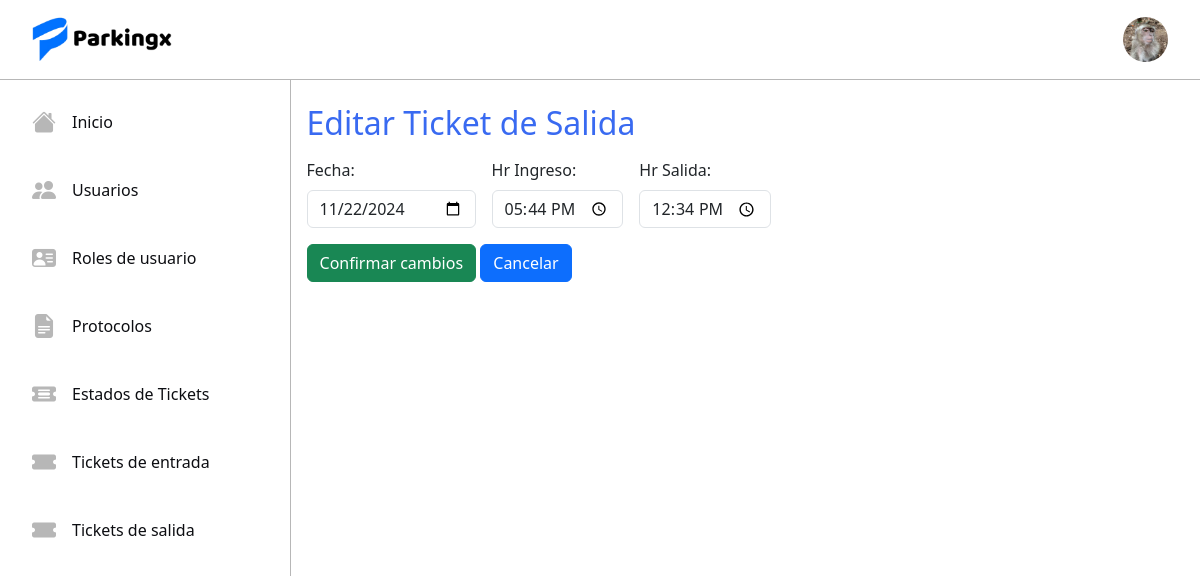
The app's page /ticketSUpdate/7/ (signed in) with its own data.
### tickets/models.py (models this page shows, shortened)
class Usuario(AbstractUser):
    name = models.CharField(max_length=50)
    last_name = models.CharField(max_length=50)
    rut = models.CharField(max_length=10)
    email = models.EmailField(max_length=254, unique=True)
    rol = models.ForeignKey(Rol, on_delete=models.RESTRICT)
    avatar = models.ImageField(upload_to='avatars', blank=True, null=True)

class TicketSalida(models.Model):
    date = models.DateField(auto_now_add=False, null=True, blank=True)
    entrace_time = models.TimeField(auto_now=False, auto_now_add=False, null=True, blank=True)
    exit_time = models.TimeField(auto_now=False, auto_now_add=False, null=True, blank=True)
    patente = models.CharField(max_length=6, unique=True)
    state = models.ForeignKey(TicketState, on_delete=models.RESTRICT, default=3)
    price = models.FloatField(null=True, blank=True, default="20.0")
    min_lapsed = models.PositiveIntegerField(null=True, blank=True)
    total = models.FloatField(null=True, blank=True)

### tickets/views.py (the view, shortened to what this page needs)
# urls.py: path('ticketSUpdate/<int:pk>/', UpdateTicketS.as_view(), name='ticketSupdate'),
@method_decorator(login_required, name='dispatch')
class UpdateTicketS(UpdateView):
    model = TicketSalida
    form_class = TicketSEditForm # FORMULARIO TEMPORAL, REVISAR REQUERIMIENTOS
    template_name = 'tickets/tickets_salida/ticketsalida_update.html'
    success_url = reverse_lazy('ticketS')

### tickets/forms.py
class TicketSEditForm(forms.ModelForm): # MODIFICAR ------
    class Meta:
        model = TicketSalida
        fields = ['date', 'entrace_time','exit_time']
        labels = {
            'date': 'Fecha',
            'entrace_time' : 'Hr Ingreso',
            'exit_time': 'Hr Salida'
        }
        widgets = {
            'date': forms.TextInput(attrs={'type':'date','class': 'form-control mt-2'}),
            'entrace_time': forms.TimeInput(attrs={'type':'time','class': 'form-control mt-2'}),
            'exit_time': forms.TimeInput(attrs={'type':'time', 'class': 'form-control mt-2'})
        }

### tickets/templates/tickets/tickets_salida/ticketsalida_update.html (shortened to what this page needs)
{% extends 'tickets/base.html' %}
{% block content %}
<div class="p-3 ">
  <h2 class="my-2 blue-sys">Editar Ticket de Salida</h2>
  <form method="POST">
    <div class="d-flex flex-wrap gap-3 mt-3">
      {{ form.as_p }}
    </div>
    <button type="submit" class="btn btn-success mt-3">Confirmar cambios</button>
    <a href="{% url 'ticketE' %}" class="btn btn-primary mt-3">Cancelar</a>
  </form>
</div>
{% endblock %}

### tickets/templates/tickets/base.html (shortened to what this page needs)
<!DOCTYPE html>
<html lang="en">
<head>
    <link href="https://cdn.jsdelivr.net/npm/bootstrap@5.3.3/dist/css/bootstrap.min.css" rel="stylesheet">
    <link rel="stylesheet" href="https://cdn.jsdelivr.net/npm/bootstrap-icons@1.11.3/font/bootstrap-icons.min.css">
    {% load static %}
    {% load static %}
    <link rel="stylesheet" href="{% static 'tickets/css/styles.css' %}">
    <link rel="stylesheet" href="{% static 'tickets/css/login.css' %}">
</head>
<body>
    <nav class="navbar bg-body-tertiary">
        <div class="container-fluid">
            <img src="{% static 'tickets/img/Logo.png' %}" class="icon-project" alt="">
            {% if request.user.is_authenticated %}
            {% if request.user.avatar %}
            <img src="{{ request.user.avatar.url }}" alt="" class="avatar" id="avatar">
            {% else %}
            <img src="{% static 'tickets/img/defaultavatar.png' %}" alt="" class="avatar" id="avatar">
            {% endif %}
            {% else %}
            <a href="{% url 'login' %}" class="btn btn-primary">Iniciar sesión</a>
            {% endif %}
        </div>
    </nav>
    <div class="d-flex">
        <div class="sidebar">
            <ul class="nav menu flex-column">
                <li class="nav-item">
                    <a class="option nav-link" href="{% url 'home' %}">
                        <i class="bi bi-house-fill menu-icon"></i>
                        <p class="option-text">Inicio</p>
                    </a>
                </li>
                {% if request.user.rol.name == 'root' or request.user.rol.name == 'Administrador' %}
                <li class="nav-item">
                    <a class="option nav-link" href="{% url 'userlist' %}">
                        <i class="bi bi-people-fill menu-icon"></i>
                        <p class="option-text">Usuarios</p>
                    </a>
                </li>
                <li class="nav-item">
                    <a class="option nav-link" href="{% url 'listrol' %}">
                        <i class="bi bi-person-vcard-fill menu-icon"></i>
                        <p class="option-text">Roles de usuario</p>
                    </a>
                </li>
                <li class="nav-item">
                    <a class="option nav-link" href="{% url 'protocolos' %}">
                        <i class="bi bi-file-earmark-text-fill menu-icon"></i>
                        <p class="option-text">Protocolos</p>
                    </a>
                </li>
                <li class="nav-item">
                    <a class="option nav-link" href="{% url 'statelist' %}">
                        <i class="bi bi-ticket-detailed-fill menu-icon"></i>
                        <p class="option-text">Estados de Tickets</p>
                    </a>
                </li>
                {% endif %}
                {% if request.user.rol.name == 'root' or request.user.rol.name == 'Administrador' or request.user.rol.name == 'Cajero' or request.user.rol.name == 'Portero'%}
                <li class="nav-item">
                    <a class="option nav-link" href="{% url 'ticketE' %}">
                        <i class="bi bi-ticket-fill menu-icon"></i>
                        <p class="option-text">Tickets de entrada</p>
                    </a>
                </li>
                {% if request.user.rol.name != 'Portero' %}
                <li class="nav-item">
                    <a class="option nav-link" href="{% url 'ticketS' %}">
                        <i class="bi bi-ticket-fill menu-icon"></i>
                        <p class="option-text">Tickets de salida</p>
                    </a>
                </li>
                {% endif %}
                {% endif %}
            </ul>
        </div>
        <div class="home-content">
            {% block content %}{% endblock %}
        </div>
    </div>
</body>
    {% load static %}
</html>

### tickets/static/tickets/css/styles.css (style rules this page uses)
:root { --color1: #396af1; --color2: #0d0e12; --color3: #B7B7B7; --color4: #FFFFFF; }
nav { height: 5rem; border-bottom: solid 1px #B7B7B7; background-color: #FFFFFF; }
.bg-body-tertiary { background-color: #FFFFFF !important; }
.blue-sys { color: #396af1; }
.container-fluid { padding: 0 2rem; position: relative; }
.icon-project { width: 9rem; }
.sidebar { width: 20rem; height: 91.5vh; border-right: solid 1px #B7B7B7; }
.nav-link { padding: 0; color: black; transition: .3s; }
.menu { padding: 1rem; gap: 1rem; }
.menu-icon { font-size: 1.5rem; color: #B7B7B7; transition: .3s; }
.option { display: flex; align-items: center; gap: 1rem; padding: .5rem 1rem; border-radius: .5rem; }
.option-text { margin: 0; color: #0d0e12; }
.avatar { width: 45px; height: 45px; border-radius: 50%; cursor: pointer; }
p { margin: 0; }
.home-content { background-color: transparent; height: 91.5vh; width: 83.5%; scroll-behavior: smooth; overflow-y: scroll; }

### records on screen
Usuario: user.avatar (picture)
TicketSalida: date "11/22/2024", entrace_time "17:44:00", exit_time "12:34:00"
